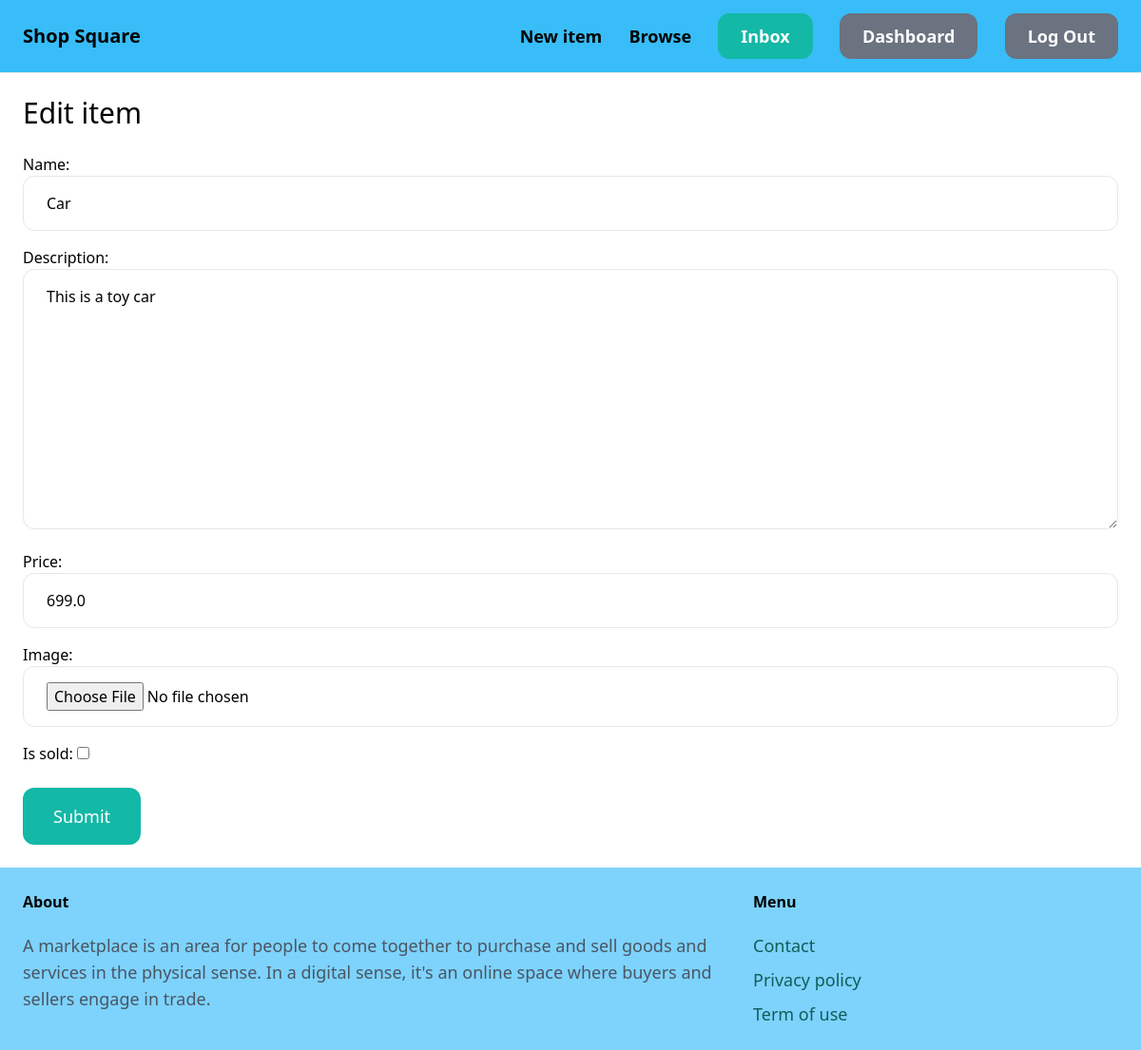
Screenshot of /items/12/edit/ (signed in) with the database file from the repository.
### item/models.py (models this page shows, shortened)
class Item(models.Model):
    category = models.ForeignKey(Category, related_name='items', on_delete=models.CASCADE)
    name = models.CharField(max_length=255)
    description = models.TextField(blank=True, null=True)
    price = models.FloatField()
    image = models.ImageField(upload_to='item_images/', blank=True, null=True)
    is_sold = models.BooleanField(default=False)
    created_by = models.ForeignKey(User, related_name='items', on_delete=models.CASCADE)
    created_at = models.DateTimeField(auto_now_add=True)

### item/views.py (the view)
# urls.py: path('<int:pk>/edit/', views.edit, name='edit'),
@login_required
def edit(request, pk):
    item = get_object_or_404(Item, pk=pk, created_by=request.user)
    if request.method == 'POST':
        form = EditItemForm(request.POST, request.FILES, instance=item)
        if form.is_valid():
            form.save()
            return redirect('item:detail', pk=item.id)
    else:
        form = EditItemForm(instance=item)
    return render(request, 'item/form.html', {
        'form': form,
        'title': 'Edit item',
    })

### item/forms.py
class EditItemForm(forms.ModelForm):
    class Meta:
        model = Item
        fields = ('name', 'description', 'price', 'image', 'is_sold')
        widgets = {
            'name': forms.TextInput(attrs={
                'class': INPUT_CLASSES
            }),
            'description': forms.Textarea(attrs={
                'class': INPUT_CLASSES
            }),
            'price': forms.TextInput(attrs={
                'class': INPUT_CLASSES
            }),
            'image': forms.FileInput(attrs={
                'class': INPUT_CLASSES
            })
        }

### item/templates/item/form.html (shortened to what this page needs)
{% extends 'core/base.html' %}
{% block content %}
<h1 class="mb-6 text-3xl">{{ title }}</h1>
<form method="post" action="." enctype="multipart/form-data">
    <div class="space-y-4">
        {{ form.as_p }}
    </div>
    <button class="mt-6 py-4 px-8 text-lg bg-teal-500 hover:bg-teal-700 rounded-xl text-white">Submit</button>
</form>
{% endblock %}

### rows the page displays
Item: name "Car", description "This is a toy car", price "699.0"

### other values shown
{{ title }} "Edit item"
